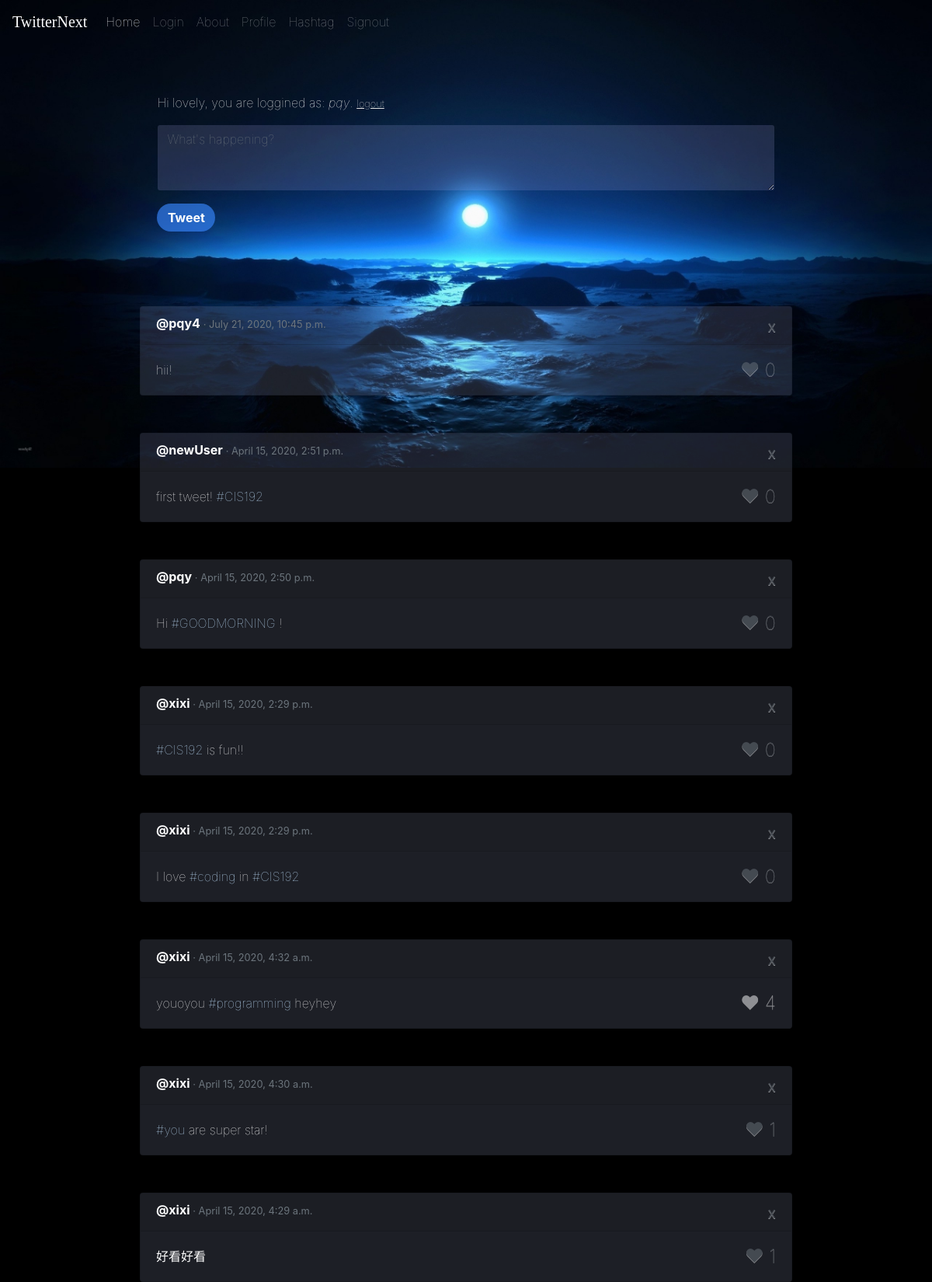
Screenshot of /home/ (signed in, upper part) with the database file from the repository.
### core/models.py (models this page shows, shortened)
class Tweet(models.Model):
    body = models.CharField(max_length=280)
    created_at = models.DateTimeField(auto_now=True)
    author = models.ForeignKey(User, on_delete=models.DO_NOTHING)
    likes = models.ManyToManyField(User, related_name='likes')
    parsed = models.ManyToManyField('TextPair')

class TextPair(models.Model):
    text = models.CharField(max_length=280)
    isHash = models.BooleanField()
    belongTo = models.ForeignKey('Tweet', on_delete=models.CASCADE, null=True)

### core/views.py (the view, shortened to what this page needs)
# urls.py: 2. Add a URL to urlpatterns:  path('', views.home, name='home')
def home(request):
    tweets = Tweet.objects.order_by("created_at").reverse()
    return render(request, "home.html", {"tweets": tweets, "user": request.user, "valid": True})

### core/templates/home.html (shortened to what this page needs)
<!DOCTYPE html>
<html lang="en">
  <head>
    <link rel="stylesheet" href="https://stackpath.bootstrapcdn.com/bootstrap/4.4.1/css/bootstrap.min.css"
>
    {% load static %}
    <link rel="stylesheet" type="text/css" href="{% static 'new.css' %}">
  </head>
  <body class="black">
    <nav class="navbar navbar-expand-lg navbar-dark bg-transparent">
      <a class="navbar-brand active" href="/home">TwitterNext</a>
      <div class="collapse navbar-collapse" id="navbarSupportedContent">
        <ul class="navbar-nav mr-auto">
          <li class="nav-item active">
            <a class="nav-link" href="/home">
              Home <span class="sr-only">(current)</span></a>
          </li>
          <li class="nav-item">
            <a class="nav-link" href="/login">Login</a>
          </li>
          <li class="nav-item">
            <a class="nav-link" href="/about">About</a>
          </li>
          <li class="nav-item">
            <a class="nav-link" href="/profile">Profile</a>
          </li>
          <li class="nav-item">
            <a class="nav-link" href="/hashtagAll">Hashtag</a>
          </li>
          <li class="nav-item">
            <a class="nav-link" href="/signout">Signout</a>
          </li>
        </ul>
      </div>
    </nav>
    <div class="jumbotron bg-transparent">
      <div class="mx-auto dark" style="width: 70%; border-radius: 0px;">
        <p>
          Hi lovely, you are loggined as: <em>{{user}}</em>. <a href="/signout" ;"><small><u>logout</u></small></a>
          <br>
        </p>
        <form method="POST" action="/home/">
          <div class="mr-auto pull-right">
            <div class="form-group  pull-right">
              <textarea name="body" class="form-control" placeholder="What's happening?" rows="3" style="background-color: rgba(187, 188, 255, 0.164);
            border-color: transparent;"></textarea>
            </div>
            <button type="submit" formmethod="post" class="btn btn-info" style="background-color: #3988ffa4;
                 border-width: 0px;
                 border-radius: 24px;
                 min-width: 75px;"> <strong>Tweet</strong> </button>
          </div>
        </form>
      </div>
    </div>
    {% for tweet in tweets %}
    <div class="card mx-auto text-white bg-dark mb-5" style="width: 70%">
      <h6 class="card-header font-weight-light mb-0 align-text-bottom">
        <b class="font-weight-bold">@{{tweet.author}} </b><small class="text-muted"> · {{tweet.created_at}}</small>
        <a class="close text-muted" href="/delete?id={{tweet.id}}"><small>x</small></a>
      </h6>
      <div class="card-body">
        <p class="card-text">
          {% for element in tweet.parsed.all %}
          {% if element.isHash %}
          <a href="/hashtag?name={{element.text|slice:'1:'}}" type="hashtag">{{element.text}}</a>
          {% else %}
          {{element.text}}
          {% endif %}
          {%endfor%}
          {% if user in tweet.likes.all %}
          <a class="close text-white" href="/like?id={{tweet.id}}" onclick="location.reload()">♥ <smaller>
              {{tweet.likes.count}}</smaller></a></p>
        {% else %}
        <a class="text-muted close" href="/like?id={{tweet.id}}" onclick="location.reload()">♥ <smaller>
            {{tweet.likes.count}}</smaller></a></p>
        {% endif %}
      </div>
    </div>
    {%endfor%}
  </body>
</html>

### core/static/new.css (style rules this page uses)
.black { background-image: url("m1.jpg"); background-size: 100%; background-repeat: no-repeat; background-color: black; }
p { color: white !important; opacity: 100%; font-weight: 100 !important; }
u { color: rgb(226, 226, 226) !important; opacity: 100%; font-weight: 100 !important; }
small { text-align: right; }
a[type="hashtag"] { color: rgb(194, 226, 255) !important; font-weight: 100; }
a { font-weight: 100 !important; }
.card { background-color: rgba(194, 208, 255, 0.15) !important; }
.form-control:valid { color: white !important; font-weight: 100; }
a.navbar-brand { font-family: 'Megrim', cursive !important; font-stretch: narrower !important; }

### rows the page displays
Tweet: author "pqy4", created_at "July 21, 2020, 10:45 p.m.", likes.count "0"
TextPair: text "hii!"
Tweet: author "newUser", created_at "April 15, 2020, 2:51 p.m.", likes.count "0"
TextPair: text "first tweet!"
TextPair: text "#CIS192"
Tweet: author "pqy", created_at "April 15, 2020, 2:50 p.m.", likes.count "0"
TextPair: text "Hi"
TextPair: text "#GOODMORNING"
TextPair: text "!"
Tweet: author "xixi", created_at "April 15, 2020, 2:29 p.m.", likes.count "0"
TextPair: text "#CIS192"
TextPair: text "is fun!!"
Tweet: author "xixi", created_at "April 15, 2020, 2:29 p.m.", likes.count "0"
TextPair: text "I love"
TextPair: text "#coding"
TextPair: text "in"
TextPair: text "#CIS192"
Tweet: author "xixi", created_at "April 15, 2020, 4:32 a.m.", likes.count "4"
TextPair: text "youoyou"
TextPair: text "#programming"
TextPair: text "heyhey"
Tweet: author "xixi", created_at "April 15, 2020, 4:30 a.m.", likes.count "1"
TextPair: text "#you"
TextPair: text "are super star!"
Tweet: author "xixi", created_at "April 15, 2020, 4:29 a.m.", likes.count "1"
TextPair: text "好看好看"

### other values shown
{{ user }} "pqy"
